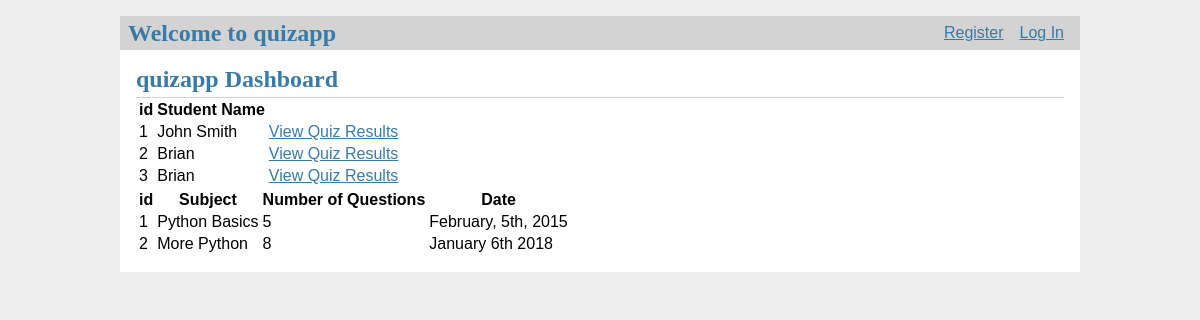
Before: / with the older database file.
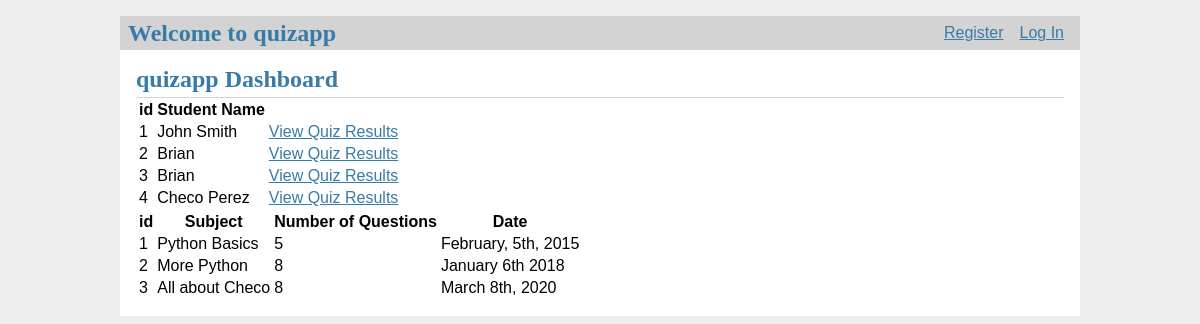
After: the same page with the newer database file.
### tables this page shows
CREATE TABLE students (
    id INTEGER PRIMARY KEY AUTOINCREMENT, 
    name TEXT
    );

CREATE TABLE quizzes (
    quiz_id INTEGER PRIMARY KEY AUTOINCREMENT, 
    subject TEXT NOT NULL, 
    length INTEGER NOT NULL, 
    date TEXT NOT NULL);

### quizapp/dashboard.py (the view)
@bp.route('/')
def index():
    db = get_db()
    students = db.execute(
        'SELECT id, name FROM students'
    ).fetchall()
    quizzes = db.execute(
        'SELECT quiz_id, subject, length, date FROM quizzes'
    ).fetchall()
    return render_template('dashboard/dashboard.html', students=students, quizzes=quizzes)

### quizapp/auth.py (called while the page is built)
@bp.before_app_request
def load_logged_in_user():
    user_id = session.get('user_id')
    if user_id is None:
        g.user = None
    else:
        g.user = get_db().execute(
            'SELECT * FROM user WHERE id = ?', (user_id,)
        ).fetchone()

### quizapp/db.py (called while the page is built)
def get_db():
    if 'db' not in g:
        g.db = lite.connect(
            current_app.config['DATABASE'],
            detect_types=lite.PARSE_DECLTYPES
        )
        g.db.row_factory = lite.Row
    return g.db

### quizapp/templates/dashboard/dashboard.html (shortened to what this page needs)
{% extends 'base.html' %}
{% block header %}
  <h1>{% block title %}quizapp Dashboard{% endblock %}</h1>
{% endblock %}
{% block content %}
    <table>
        <tr>
            <th>id</th>
            <th>Student Name</th>
        </tr>
        {% for student in students %}
            <tr>
                <td>{{ student['id'] }}</td>
                <td>{{ student['name'] }}</td>
                <td><a class="action" href="{{ url_for('dashboard.view_results', id=student['id']) }}">View Quiz Results</a></td>
            </tr>
        {% endfor %}
    </table>
    <table>
        <tr>
            <th>id</th>
            <th>Subject</th>
            <th>Number of Questions</th>
            <th>Date</th>
        </tr>
        {% for quiz in quizzes %}
            <tr>
                <td>{{ quiz['quiz_id'] }}</td>
                <td>{{ quiz['subject'] }}</td>
                <td>{{ quiz['length'] }}</td>
                <td>{{ quiz['date'] }}</td>
            </tr>
        {% endfor %}
    </table>
{% endblock %}

Changed rows visible on the page:
added students: id "4", name "Checo Perez"
added quizzes: quiz_id "3", subject "All about Checo", length "8", date "March 8th, 2020"
